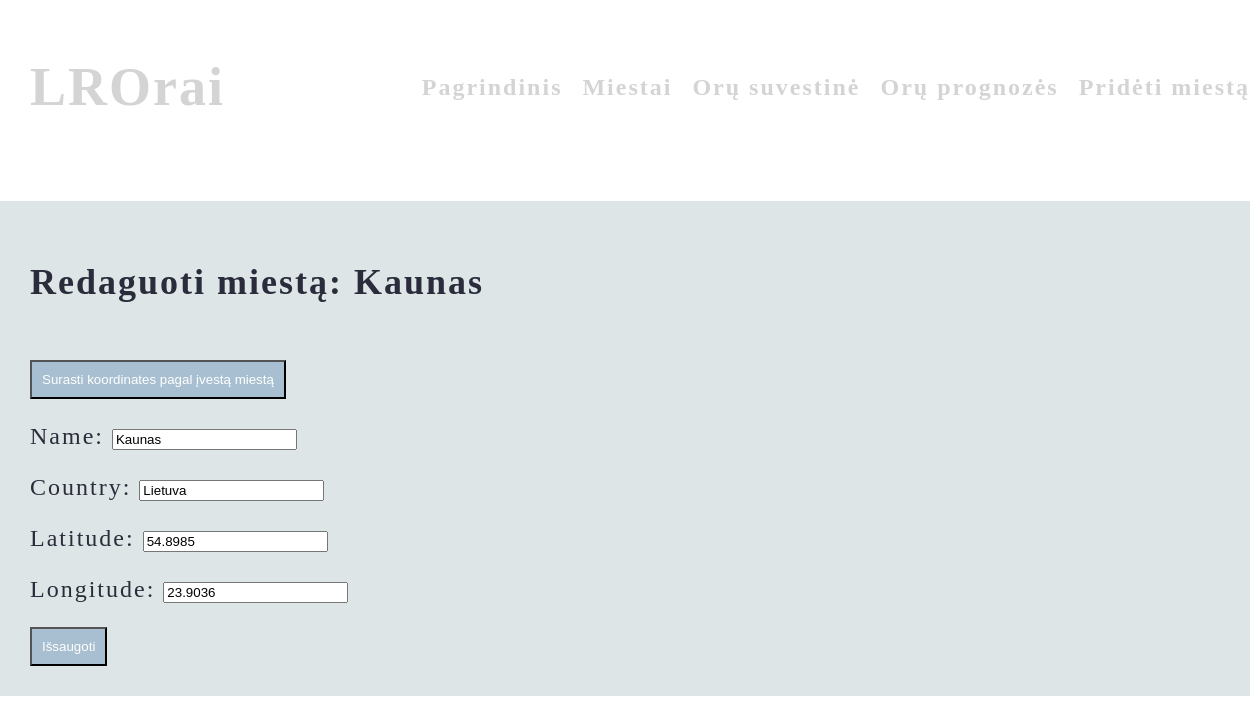
Screenshot of /weathers/edit/14 with the database file from the repository.
### weathers/models.py (models this page shows, shortened)
class City(models.Model):
    name = models.CharField(max_length=50, default='', blank=True, unique=True)
    country = models.CharField(default='Lietuva', max_length=50)
    latitude = models.FloatField(default=0)
    longitude = models.FloatField(default=0)

### weathers/views.py (the view)
# urls.py: path("edit/<int:pk>", views.edit_city, name="edit_city"),
def edit_city(request, pk):
    city = get_object_or_404(City, pk=pk)
    if request.method == "POST":
        form = CityForm(request.POST, instance=city)
        if form.is_valid():
            form.save()
            return redirect("weathers:summary")
    else:
        form = CityForm(instance=city)
    return render(request, "weathers/edit_city.html", {"form": form, "city": city})

### weathers/forms.py
class CityForm(forms.ModelForm):
    class Meta:
        model = City
        fields = ["name", "country", "latitude", "longitude"]

### weathers/templates/weathers/edit_city.html (shortened to what this page needs)
{% extends "main.html" %}
{% load static %}
{% block content %}
<div class="editCityContainer">
    <h2>Redaguoti miestą: {{ city.name }}</h2>
    <br>
    <button type="button" onclick="fetchCoordinates()" class="submit">Surasti koordinates pagal įvestą miestą</button>
    <form method="POST">
        {{ form.as_p }}
        <button class="cityButtons submit" type="submit">Išsaugoti</button>
    </form>
</div>
{% endblock %}

### static/styles/main.css (style rules this page uses)
body { min-height: 100vh; margin: 0; font-size: 24px; letter-spacing: 2px; background-image: url("https://r4.wallpaperflare.com/wallpaper/19/415/594/lithuania-vilnius-the-rain-hd-wallpaper-9a99cdfb29b1c6a6fc91794637fa32e7.jpg"); background-size: cover; color: rgb(255, 255, 255); }
div { backdrop-filter: blur(50px); background-color: #1a4c5325; padding: 30px; }
.cityButtons { display: inline-flex; color: rgba(5, 5, 22, 0.726); }
a, button { text-decoration: none; padding: 10px; color: rgb(212, 212, 212); }
.citiesButton, .submit { padding: 10px; background-color: #054c8d3f; color: rgb(255, 255, 255); }

### rows the page displays
City: name "Kaunas", country "Lietuva", latitude "54.8985", longitude "23.9036"
